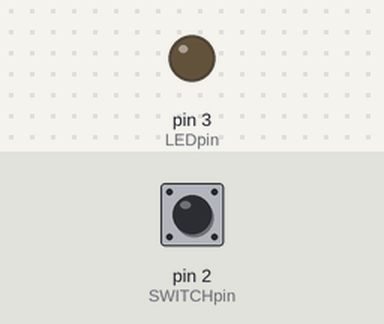
Bench run of a sketch on a simulated Arduino Uno, built with avr-gcc and run on an emulated ATmega328P. Shown: output pins drawn as LEDs (lit = HIGH). The test bench sets the inputs (shaded band); at power-on: pin 2 (SWITCHpin) HIGH.

Above: at 1.2 s.
1.3 s: pin 2 (SWITCHpin) pulled LOW for 0.15 s
At 2.5 s:
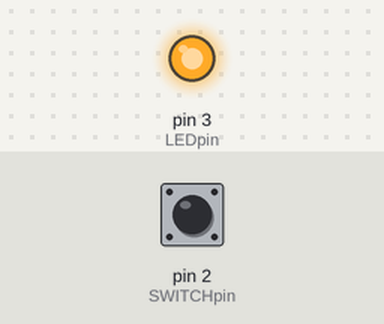
2.9 s: pin 2 (SWITCHpin) pulled LOW for 1 s
At 3.8 s:
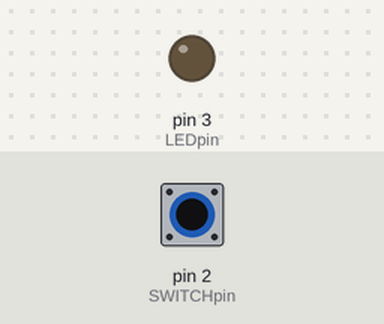
5.4 s: pin 2 (SWITCHpin) pulled LOW for 3.2 s
At 5.7 s:
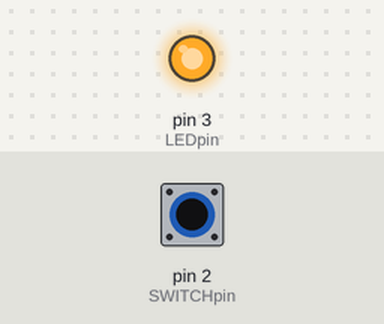
Timing chart, 0 to 8.4 s (numbered marks = the images above; inputs shaded):
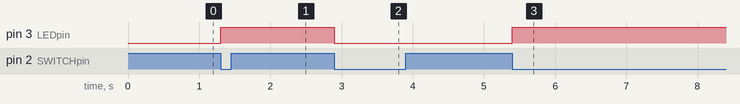

The sketch:

LED_on_off_with_milli_delay.ino
```cpp
const byte LEDpin = 3;
const byte SWITCHpin = 2;

int ledPin =  3;      // the number of the LED pin
int ledState = LOW;             // ledState used to set the LED
unsigned long previousMillis = 0;        // will store last time LED was updated
long OnTime = 250;           // milliseconds of on-time
long OffTime = 750;          // milliseconds of off-time
long interval = 100;


byte LEDstate = LOW;
//byte LEDstate = HIGH;
byte SWITCHstate;
byte lastSWITCHstate;

void setup()
{
  // set the digital pin as output:
  pinMode(ledPin, OUTPUT);
  pinMode(SWITCHpin, INPUT);
  digitalWrite(SWITCHpin, HIGH);

}

void loop()
{
  // check to see if it's time to change the state of the LED
  unsigned long currentMillis = millis();

   SWITCHstate = digitalRead(SWITCHpin);

  if ((lastSWITCHstate == HIGH) && (SWITCHstate == LOW))
  {

   unsigned long currentMillis = millis();

    if(currentMillis - previousMillis > interval){
    previousMillis = currentMillis;

      LEDstate = !LEDstate;
      digitalWrite(LEDpin, LEDstate);
    }
}
lastSWITCHstate = SWITCHstate;

}
```

Measured:
- after the input at 1.3 s, pin 3 (LEDpin): LOW → HIGH at once
- after the input at 2.9 s, pin 3 (LEDpin): HIGH → LOW at once
- after the input at 5.4 s, pin 3 (LEDpin): LOW → HIGH at once
